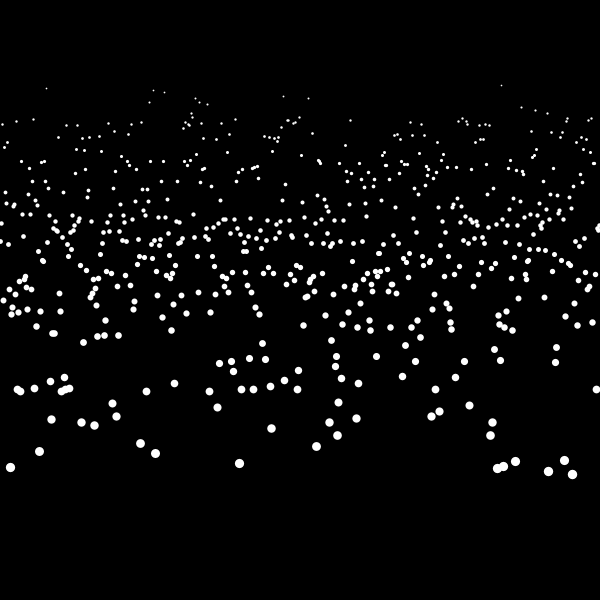
Frame 1 (no input)
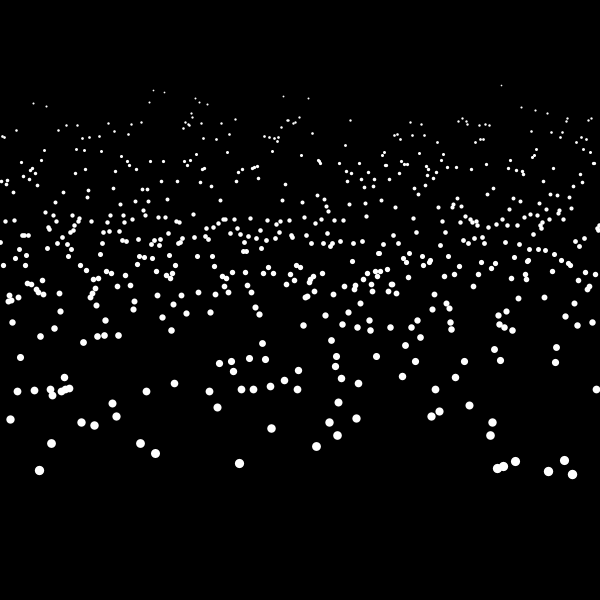
Frame 60 (the mouse pressed at the canvas centre just before this capture)
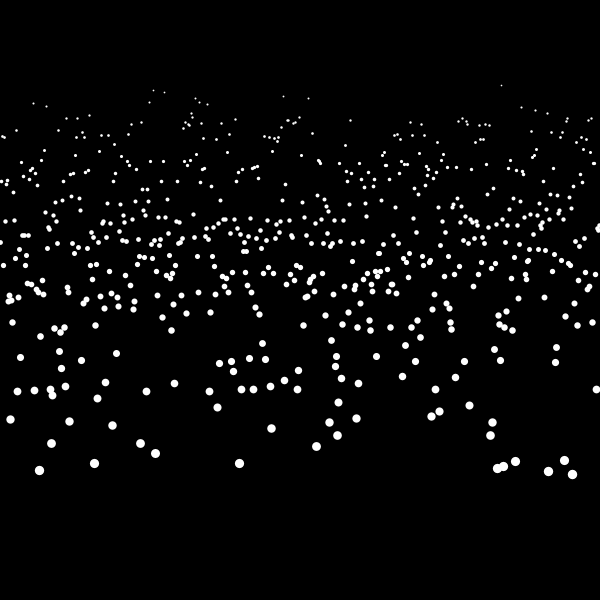
Frame 120 (the mouse held since frame 60 and released just before this capture)

The Processing sketch that drew these frames (run headless with seeded random() and noise(); from frame 60 on, the mouse is pressed at the canvas centre):

// Processing sketch: npoise
// ── npoise.pde
void setup(){
  size(600,600);
  for(int i=0;i<600;i++){
    a[i]=random(10);
  }
  frameRate(1000);
}
float[] a=new float[600];
float cx=0;
float dcx=1;
void draw(){
  background(0);
  
  
  for(int x=0;x<600;x++){
    float y=map(noise(a[x]),0,1,0,600);
    if(x==cx)
      a[x]+=0.1;
    stroke(255);
    strokeWeight(y/50);
    point(x,y);
  
  }
  cx+=dcx;
  if(cx>600 || cx<0)
    dcx=-dcx;
  
}
